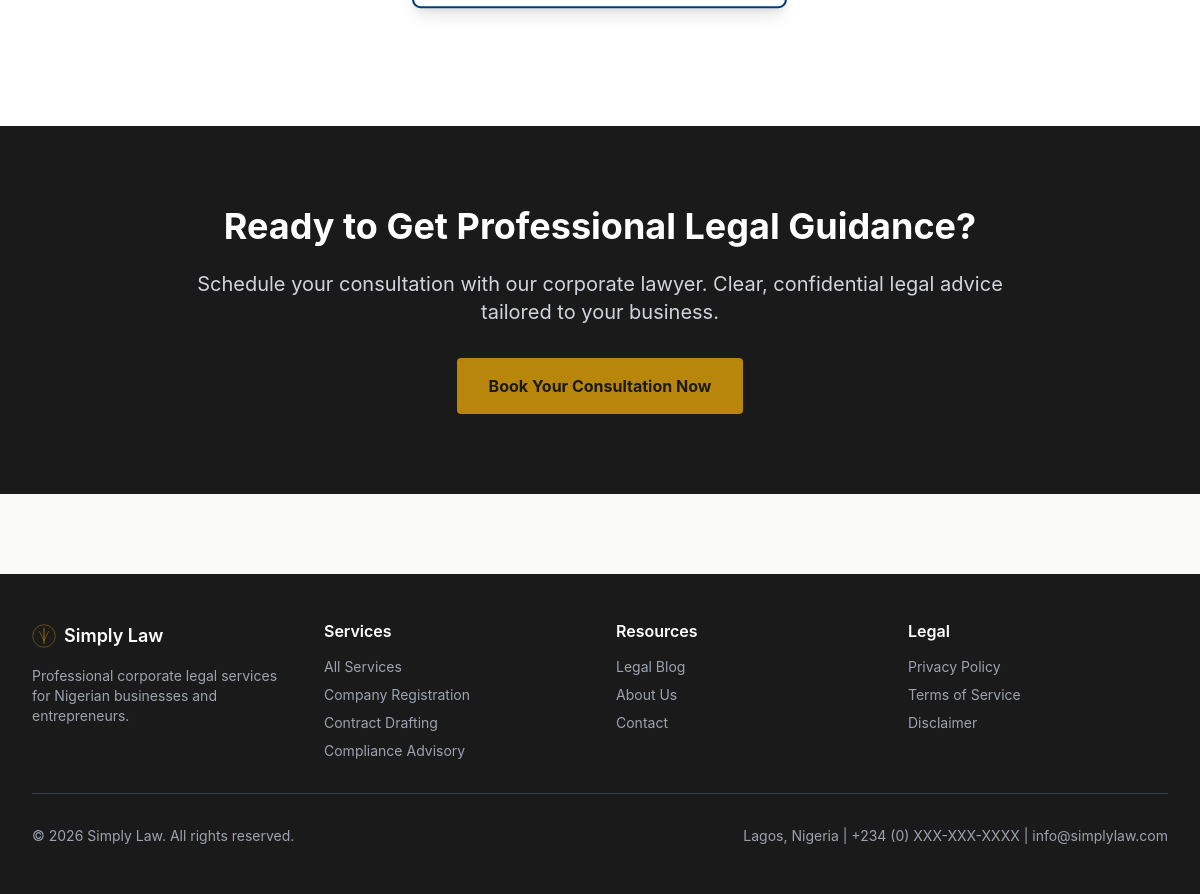
Before: / (lower part) with the older database file.
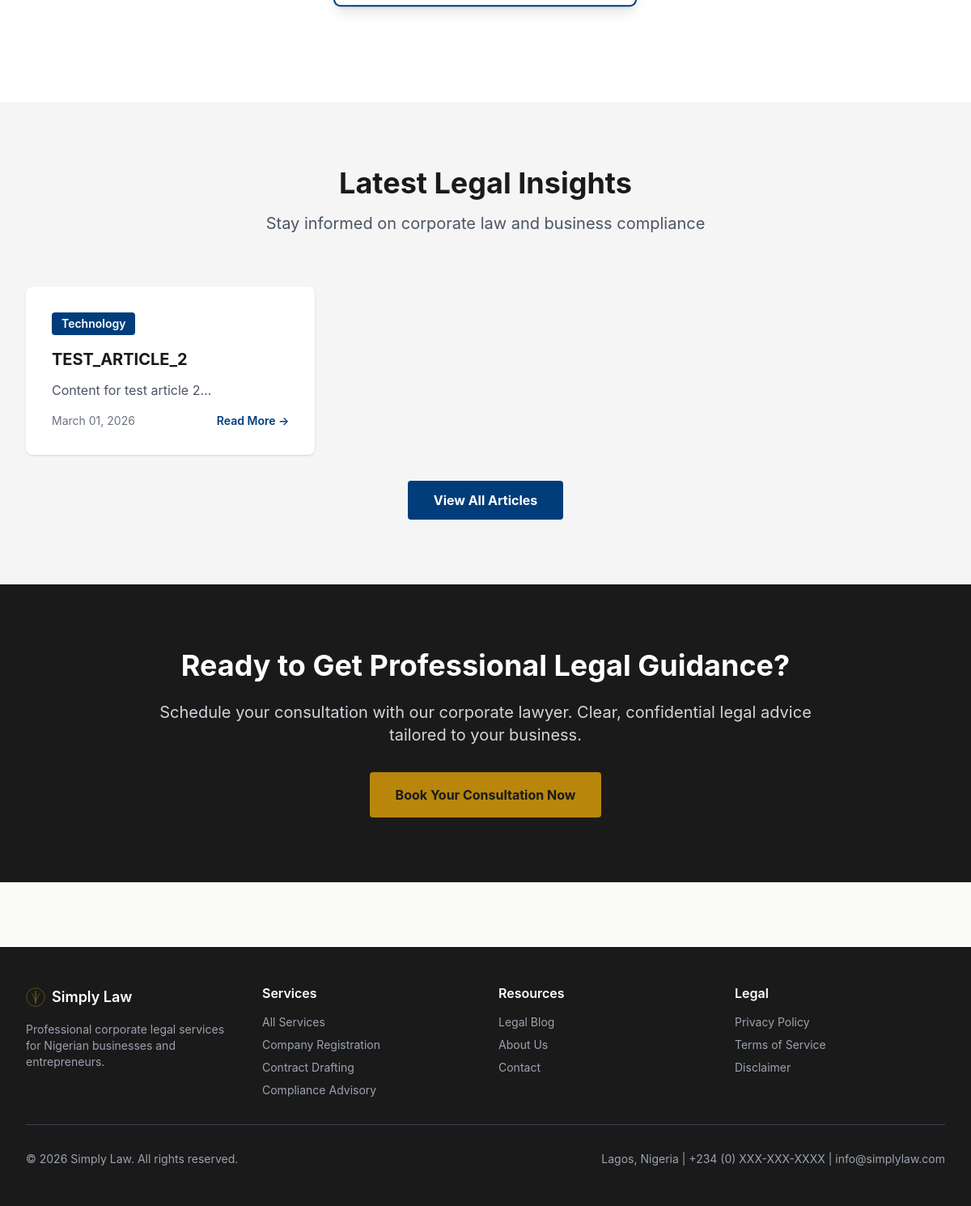
After: the same page with the newer database file.
### models.py (models this page shows, shortened)
class Article(db.Model):
    id = db.Column(db.Integer, primary_key=True)
    email = db.Column(db.String(120), nullable=False)
    title = db.Column(db.String(200), nullable=False)
    content = db.Column(db.Text, nullable=False)
    author = db.Column(db.String(100), nullable=False)
    date_posted = db.Column(db.DateTime, default=datetime.utcnow, nullable=False)
    date_submitted = db.Column(db.DateTime, default=datetime.utcnow, nullable=False)
    status = db.Column(
        db.String(20),
        nullable=False,
        default='pending',
        index=True  # ✅ Frequently queried
    )
    category = db.Column(
        db.String(100),
        nullable=False,
        default='General',
        index=True  # ✅ Frequently used for filtering
    )
    likes = db.Column(db.Integer, default=0, nullable=False)
    views = db.Column(db.Integer, default=0, nullable=False)
    cover_image = db.Column(db.String(255), nullable=True)
    document_filename = db.Column(db.String(255), nullable=True)
    deleted_at = db.Column(db.DateTime, nullable=True)
    is_draft = db.Column(db.Boolean, default=False, nullable=False)
    comments = db.relationship('Comment', backref='article', lazy=True, cascade='all, delete-orphan')
    visits = db.relationship('Visit', backref='article', lazy=True, cascade='all, delete-orphan')
    __table_args__ = (
        db.Index('idx_article_status_category', 'status', 'category'),
        db.Index('idx_article_date_posted', 'date_posted'),
        db.Index('idx_article_deleted_at', 'deleted_at'),  # ✅ For soft delete queries
        db.Index('idx_article_is_draft', 'is_draft'),  # ✅ For draft queries
    )

### blueprints/public.py (the view)
@public_bp.route('/')
def home():
    featured_articles = Article.query.filter(
        Article.status == 'approved',
        Article.deleted_at.is_(None),
        Article.is_draft == False
    ).order_by(Article.date_posted.desc()).limit(3).all()
    logger.info("Home page accessed")
    return render_template(
        'pages/home.html',
        featured_articles=featured_articles,
        page_title='Simply Law - Corporate Legal Services',
        page_description='Professional corporate legal services for Nigerian businesses'
    )

### templates/pages/home.html (shortened to what this page needs)
{% extends "base.html" %}
{% block content %}
<section class="py-20 bg-white">
    <div class="max-w-7xl mx-auto px-4 sm:px-6 lg:px-8">
        <div class="grid grid-cols-1 md:grid-cols-3 gap-8 mb-12">
            <div class="border-2 border-law-blue rounded-lg p-8 shadow-lg transform scale-105">
            </div>
        </div>
    </div>
</section>
{% if featured_articles %}
<section class="py-20 bg-law-gray">
    <div class="max-w-7xl mx-auto px-4 sm:px-6 lg:px-8">
        <div class="text-center mb-16">
            <h2 class="text-4xl font-bold text-law-dark mb-4">Latest Legal Insights</h2>
            <p class="text-xl text-gray-600">Stay informed on corporate law and business compliance</p>
        </div>
        <div class="grid grid-cols-1 md:grid-cols-3 gap-8 mb-8">
            {% for article in featured_articles[:3] %}
            <div class="bg-white rounded-lg overflow-hidden shadow hover:shadow-lg transition">
                <div class="p-8">
                    <span class="inline-block px-3 py-1 bg-law-blue text-white text-sm font-semibold rounded mb-4">{{ article.category }}</span>
                    <h3 class="text-xl font-bold text-law-dark mb-3">{{ article.title }}</h3>
                    <p class="text-gray-600 mb-4 line-clamp-2">{{ article.content[:150] }}...</p>
                    <div class="flex justify-between items-center text-sm text-gray-500">
                        <span>{{ article.date_posted.strftime('%B %d, %Y') }}</span>
                        <a href="{{ url_for('public.blog') }}" class="text-law-blue hover:text-law-gold font-semibold transition">Read More →</a>
                    </div>
                </div>
            </div>
            {% endfor %}
        </div>
        <div class="text-center">
            <a href="{{ url_for('public.blog') }}" class="inline-block px-8 py-3 bg-law-blue text-white font-bold rounded hover:bg-opacity-90 transition">
                View All Articles
            </a>
        </div>
    </div>
</section>
{% endif %}
<section class="py-20 bg-law-dark text-white">
    <div class="max-w-4xl mx-auto px-4 sm:px-6 lg:px-8 text-center">
        <h2 class="text-4xl font-bold mb-6">Ready to Get Professional Legal Guidance?</h2>
        <p class="text-xl text-gray-300 mb-8">
            Schedule your consultation with our corporate lawyer. Clear, confidential legal advice tailored to your business.
        </p>
        <a href="{{ url_for('bookings.index') }}" class="inline-block px-8 py-4 bg-law-gold text-law-dark font-bold rounded hover:bg-opacity-90 transition">
            Book Your Consultation Now
        </a>
    </div>
</section>
{% endblock %}

Changed rows visible on the page:
added Article: category "Technology", title "TEST_ARTICLE_2", content "Content for test article 2", date_posted "March 01, 2026"
Other visible differences:
text now shown: "Latest Legal Insights Stay informed on corporate law and business compliance View All Articles"
